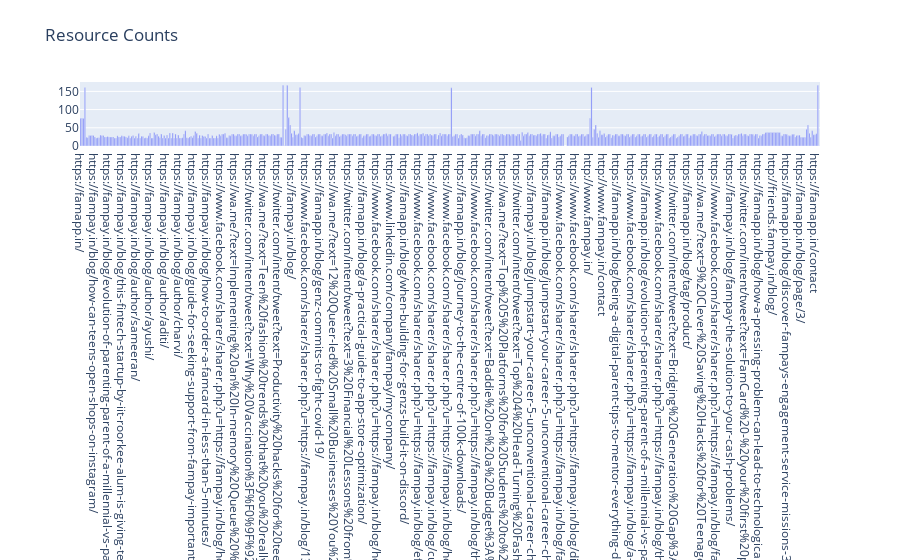

The code cell stored with this chart in its notebook:
### Code cell
# Bar chart of resource counts
fig4 = go.Figure(data=[go.Bar(x=df['Link'], y=df['Resource Count'])])
fig4.update_layout(title_text='Resource Counts')
fig4.write_html("../../fam-report-site/public/Web-Analytics/resource_counts.html")
fig4.show()

### Figure 1 — Plotly figure (JSON) as saved in the notebook; plotly's stock layout.template omitted (floating-point values rounded to 4 significant figures; data arrays with more than 128 entries replaced by an {"elided": "..."} marker saying what was removed)
{"data": [{"type": "bar", "x": {"elided": "523 str values"}, "y": {"elided": "523 int values"}}], "layout": {"title": {"text": "Resource Counts"}}}
